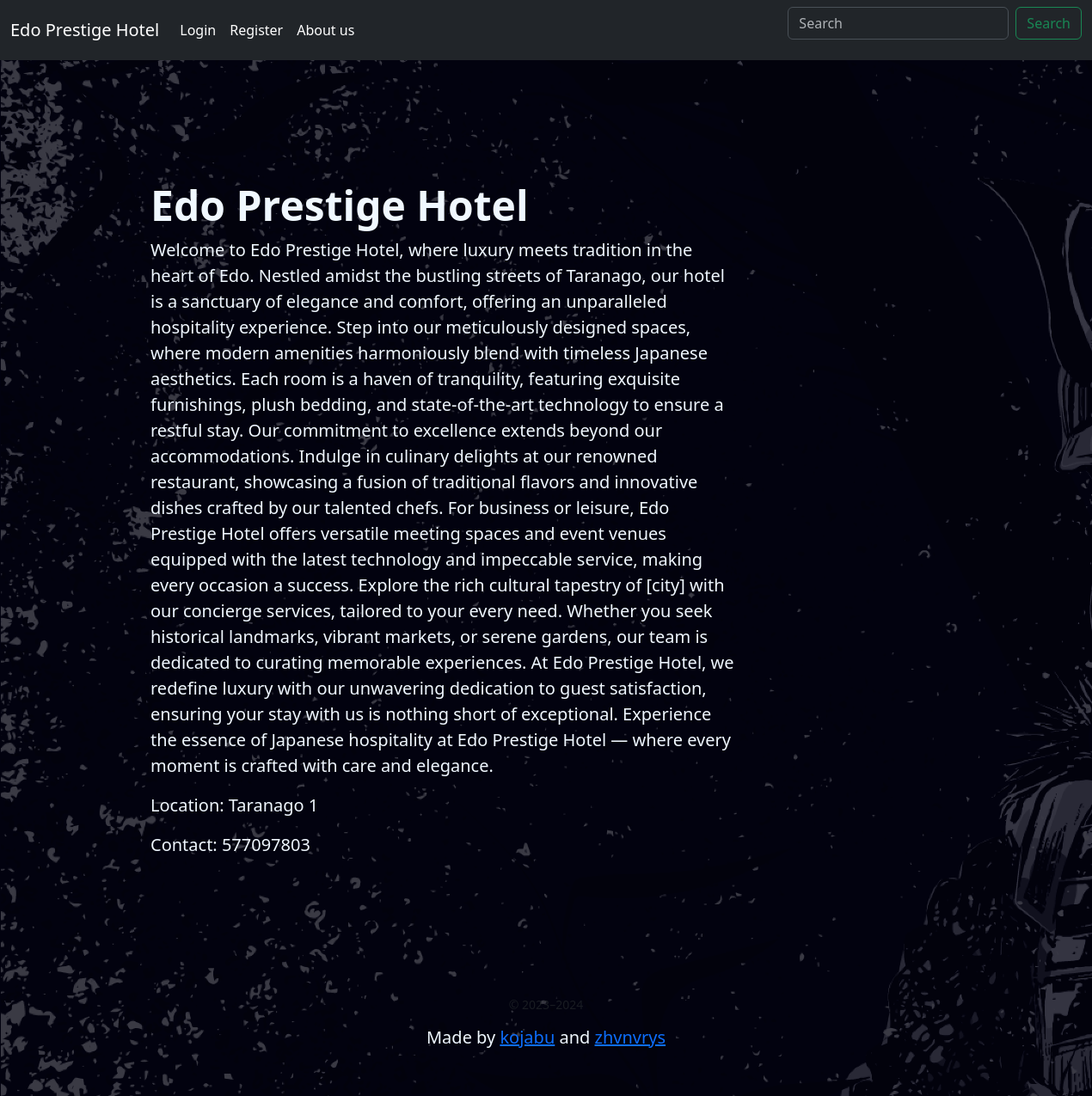
The app's page /about_us/ with its own data.
### main/models.py (models this page shows, shortened)
class HotelInfo(models.Model):
    name = models.CharField(verbose_name="Hotel Name", max_length=100)
    description = models.TextField(verbose_name='Hotel Description')
    address = models.CharField(verbose_name='Hotel Address',max_length=255)
    phone = models.CharField(verbose_name='Hotel Phone Number',max_length=20)

### main/views.py (the view)
# urls.py: path('about_us/', views.about_us, name='about_us'),
def about_us(request):
    hotel = HotelInfo.objects.get(id=1)
    return render(request,'main/about_us.html',{'hotel': hotel,})

### main/templates/main/about_us.html (shortened to what this page needs)
<html lang="en" data-bs-theme="light"><head><script src="/docs/5.3/assets/js/color-modes.js"></script>
    {% load static %}
    {% block content %}
    <link rel="stylesheet" href="https://cdn.jsdelivr.net/npm/@docsearch/css@3">
<link href="/docs/5.3/dist/css/bootstrap.min.css" rel="stylesheet">
<link rel="stylesheet" href="https://cdn.jsdelivr.net/npm/bootstrap@5.3.2/dist/css/bootstrap.min.css">
    <link href="carousel.css" rel="stylesheet">
  </head>
  <body>
<header data-bs-theme="dark">
  <nav class="navbar navbar-expand-md navbar-dark fixed-top bg-dark">
    <div class="container-fluid">
      <a class="navbar-brand" href="{% url 'main:index' %}">Edo Prestige Hotel</a>
      <div class="collapse navbar-collapse" id="navbarCollapse">
        <ul class="navbar-nav me-auto mb-2 mb-md-0">
          {% if request.user.is_authenticated %}
          <li class="nav-item">
            <a class="nav-link active" href="{% url 'user_auth:profile' %}">Profile</a>
          </li>
          <li class="nav-item">
            <a class="nav-link active" href="{% url 'user_auth:logout' %}" >Logout</a>
          </li>
          {% else %}
          <li class="nav-item">
            <a class="nav-link active" href="{% url 'user_auth:login' %}">Login</a>
          </li>
          <li class="nav-item">
            <a class="nav-link active" href="{% url 'user_auth:register' %}">Register</a>
          </li>
          {% endif %}
          <li class="nav-item">
            <a class="nav-link active" aria-current="page" href="#">About us</a>
          </li>
        </ul>
        <form class="d-flex" role="search">
          <input class="form-control me-2" type="search" placeholder="Search" aria-label="Search">
          <button class="btn btn-outline-success" type="submit">Search</button>
        </form>
      </div>
    </div>
  </nav>
</header>
<main style="background-image: url({% static 'frame3.png' %}); background-size: cover;">
    <section class="py-5" >
      <div class="container px-4 px-lg-5 my-5" style="color: aliceblue;box-shadow: 1cap; padding-top: 9%; margin-left: 10%;" >
        <div class="row gx-4 gx-lg-5 align-items-center">
          <div class="col-md-8">
            <h1 class="display-5 fw-bolder">{{hotel.name}}</h1>
            <p class="lead">{{hotel.description}}</p>
            <p class="lead"> Location: {{hotel.address}}</p>
            <p class="lead">Contact: {{ hotel.phone }}</p>
          </div>
        </div>
      </div>
    </section>
    <footer class="container py-5">
      <div class="row" style="text-align: center; ">
        <small class="d-block mb-3 text-body-secondary">&copy; 2023–2024</small>
        <h5 style="color: aliceblue;">Made by <a href="https://github.com/kojabu">kojabu</a> and <a href="https://github.com/zhvnvrys">zhvnvrys</a></h5>
      </div>
  </footer>
  </main>
{% endblock %}

### records on screen
HotelInfo: name "Edo Prestige Hotel", description "Welcome to Edo Prestige Hotel, where luxury meets tradition in the heart of Edo. Nestled amidst the bustling streets of Taranago, our hotel is a sanctuary of elegance and comfort, offering an unparalleled hospitality experience. Step into our meticulously designed spaces, where modern amenities harmoniously blend with timeless Japanese aesthetics. Each room is a haven of tranquility, featuring exquisite furnishings, plush bedding, and state-of-the-art technology to ensure a restful stay. Our commitment to excellence extends beyond our accommodations. Indulge in culinary delights at our renowned restaurant, showcasing a fusion of traditional flavors and innovative dishes crafted by our…", address "Taranago 1", phone "577097803"
